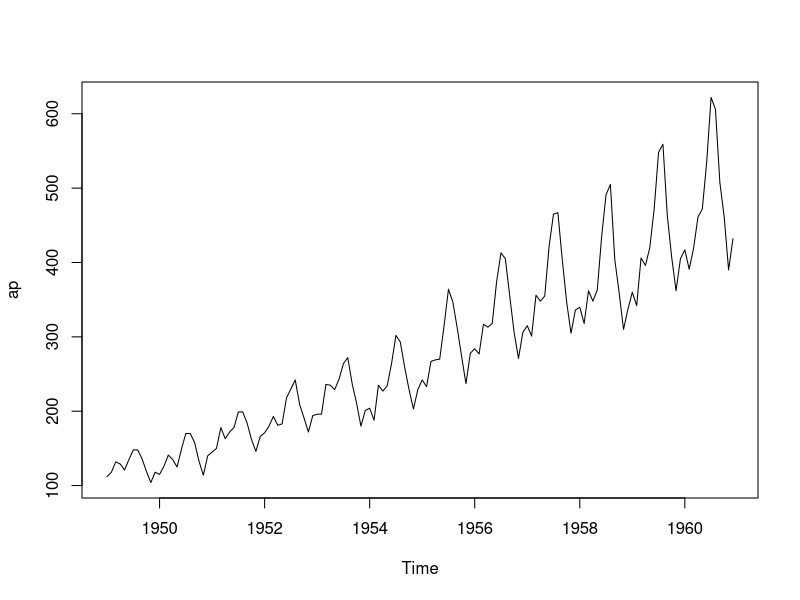
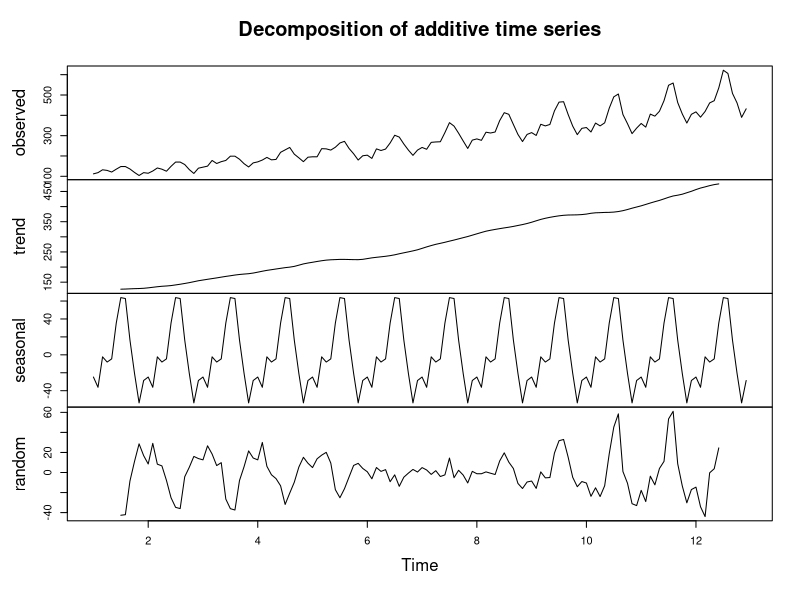
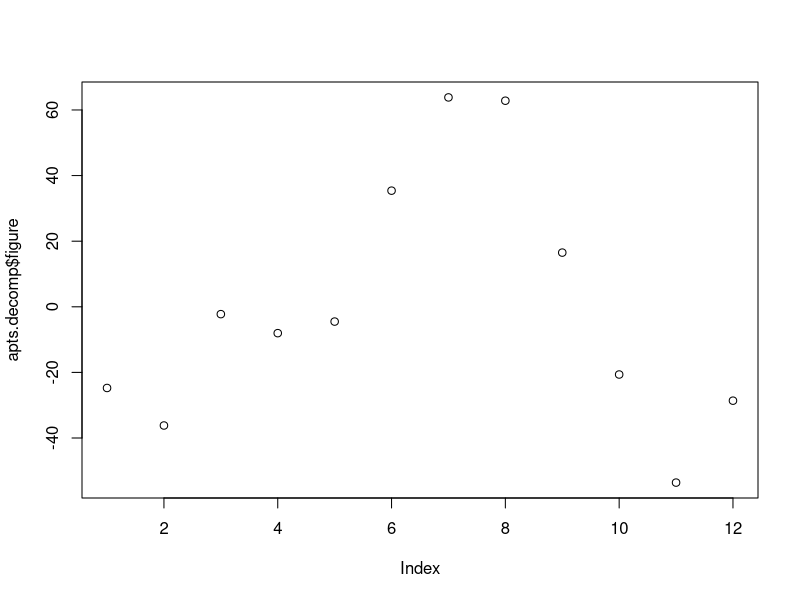
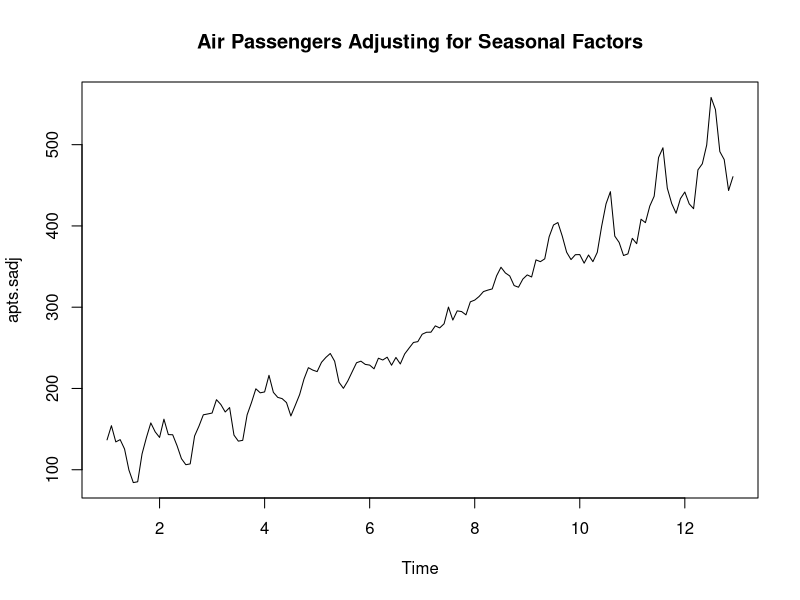
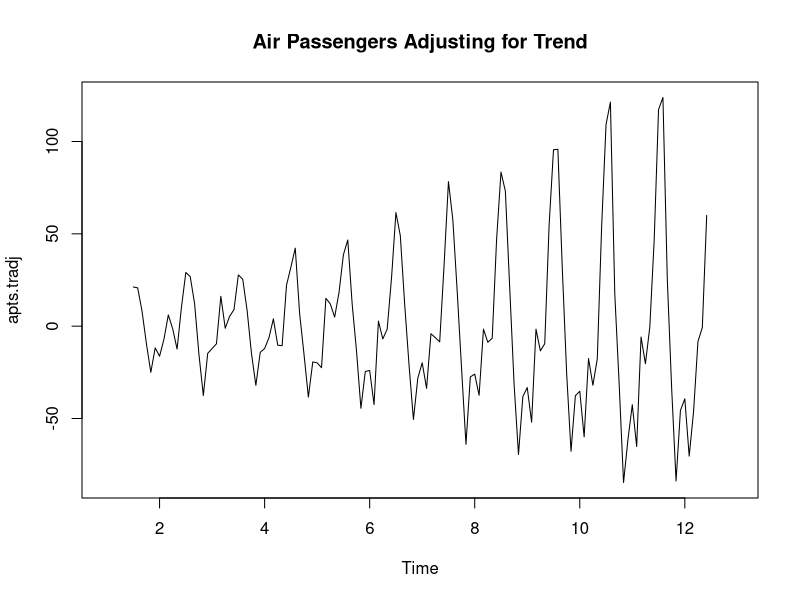
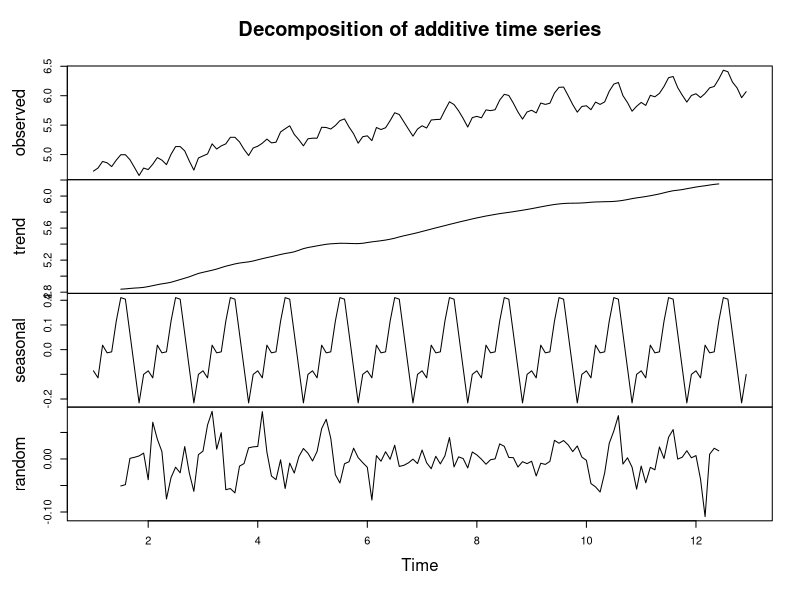
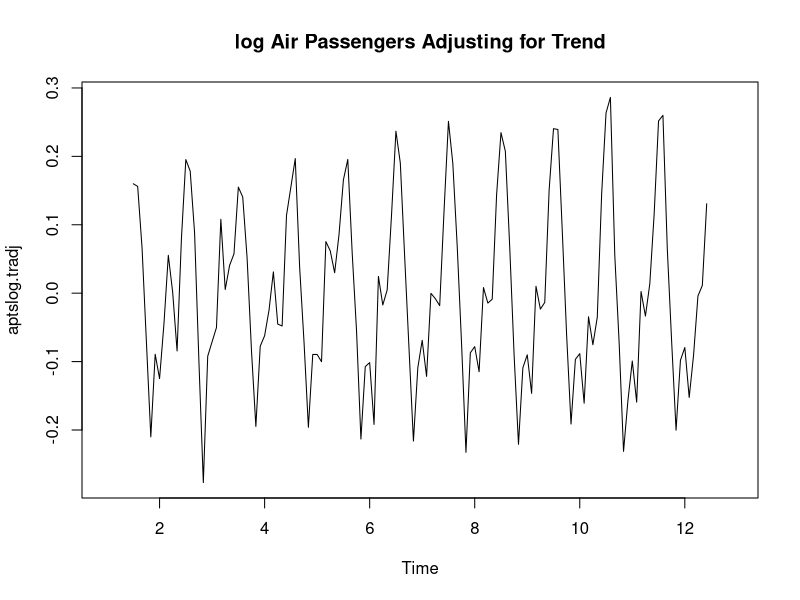
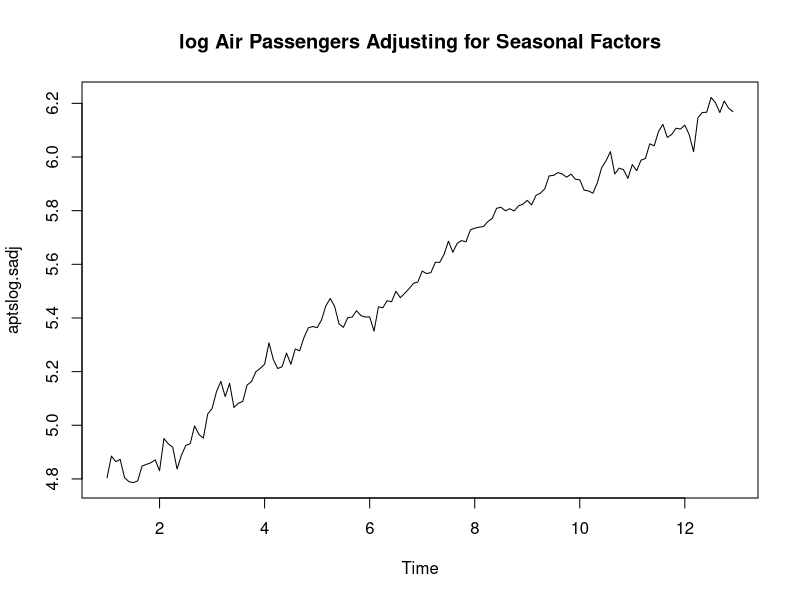

Generate these figures, in order, with R:
ap<-AirPassengers

# Description of Time series
str(ap)
class(ap)
attributes(ap)

# Plotting Time series
plot.ts(ap)

# Decomposing time series
apts<-ts(ap,frequency = 12)
apts.decomp<-decompose(apts)

attributes(apts.decomp)

# Decomposed plot
plot(apts.decomp)

# Seasonal Factors
plot(apts.decomp$figure)

# Adjusting the time series
apts.sadj<-apts - apts.decomp$seasonal
plot.ts(apts.sadj,main="Air Passengers Adjusting for Seasonal Factors")

apts.tradj<-apts - apts.decomp$trend
plot.ts(apts.tradj,main="Air Passengers Adjusting for Trend")

aptslog<-log(apts)
aptslog.decomp <- decompose(aptslog)
plot(aptslog.decomp)

aptslog.tradj<-aptslog - aptslog.decomp$trend
plot.ts(aptslog.tradj,main="log Air Passengers Adjusting for Trend")

aptslog.sadj<-aptslog - aptslog.decomp$seasonal
plot.ts(aptslog.sadj,main="log Air Passengers Adjusting for Seasonal Factors")

aptslog.stadj<-aptslog - aptslog.decomp$seasonal-aptslog.decomp$trend
plot.ts(aptslog.stadj,main="log Air Passengers Adjusting for Seasonal & Trend")

acf(aptslog.stadj, na.action = na.pass)

pacf(aptslog.stadj, na.action = na.pass)

Box.test(aptslog.stadj,type = "Ljung-Box")
Box.test(aptslog.stadj)

tseries::adf.test(complete.cases(aptslog.stadj),alternative = "stationary")



## Plots for differencing

par(mfrow=c(3,1),mar = c(2,2,3,0.5))
plot.ts(aptslog,main = "Air Passengers (log transformed)",col = "blue")
plot.ts(diff(aptslog,1),main = "Air Passengers 1st Order (1 Difference to remove trend)", col = "red")
plot.ts(diff(diff(aptslog,1),12),main = "Air Passengers 2nd Order (12 Difference to remove seasonality)", col="green")

par(mfrow=c(2,1),mar = c(2,2,3,0.5) )
plot.ts(apts,main = "Air Passengers",col = "orange")
plot.ts(log(apts),main = "Air Passengers (Log Transformed)", col = "blue")


## ACF

par(mfrow = c(1,1), bg="white",fg="black", col.axis = "darkred")
acf(aptslog, main = "ACF of log(Air Passengers)", col="blue")
#rect(par("usr")[1], par("usr")[3], par("usr")[2], par("usr")[4], col = "white")

par(mfrow = c(1,1), bg="white",fg="black", col.axis = "darkred")
acf(diff(diff(aptslog,1),12), main = "ACF of Differenced log(Air Passengers)", col="brown")

## PACF
par(mfrow = c(1,1), bg="white",fg="black", col.axis = "darkred")
pacf(aptslog, main = "PACF of log(Air Passengers)", col="blue")
#rect(par("usr")[1], par("usr")[3], par("usr")[2], par("usr")[4], col = "white")

par(mfrow = c(1,1), bg="white",fg="black", col.axis = "darkred")
pacf(diff(diff(aptslog,1),12), main = "PACF of Differenced log(Air Passengers)", col="brown")


### Stationary time series
StationSeries <- ts(rnorm(n = 1000))
par(mfrow = c(2,1), bg="white",fg="black", col.axis = "darkred",mar = c(2,2,3,0.5))
plot.ts(StationSeries,main = "White Noise")
hist(StationSeries , main = "Distribution of White Noise")

par(mfrow = c(2,1), bg="white",fg="black", col.axis = "darkred",mar = c(2,2,3,0.5))
acf(StationSeries, main = "ACF of White Noise/Random Walk")
pacf(StationSeries,main = "PACF of White Noise/Random Walk")






# Fitting AR Model and Prediction
statseries<-diff(diff(log(AirPassengers),12),1)
par(mfrow = c(1,1), bg="white",fg="black", col.axis = "darkred")
fit <- arima(statseries, c(1, 0, 0))
pred <- predict(fit, n.ahead = 10*12)
ts.plot(statseries,pred$pred, lty = c(1,3), col="blue", main = "Air Passengers Stationary Series Prediction")




# Fitting Model and Prediction
par(mfrow = c(1,1), bg="white",fg="black", col.axis = "darkred")
fit <- arima(log(AirPassengers), c(1, 1, 0),seasonal = list(order = c(1, 1, 0), period = 12))
fit2 <- arima(log(AirPassengers), c(0, 1, 1),seasonal = list(order = c(0, 1, 1), period = 12))
pred <- predict(fit, n.ahead = 10*12)
ts.plot(AirPassengers,2.718^pred$pred, log = "y", lty = c(1,3), col="blue", main = "Air Passengers Prediction")


# Fitting Model using auto.ARIMA
library(forecast)
findbest <- auto.arima(AirPassengers)
findbest
predfore <-forecast(findbest,h=120)
plot(predfore)


## ACF PACF of diff Air Passengers
par(mfrow = c(1,1), bg="white",fg="black", col.axis = "darkred")
acf(diff(aptslog,1), main = "ACF of Differenced log(Air Passengers)", col="brown")
pacf(diff(aptslog,1), main = "PACF of Differenced log(Air Passengers)", col="brown")
